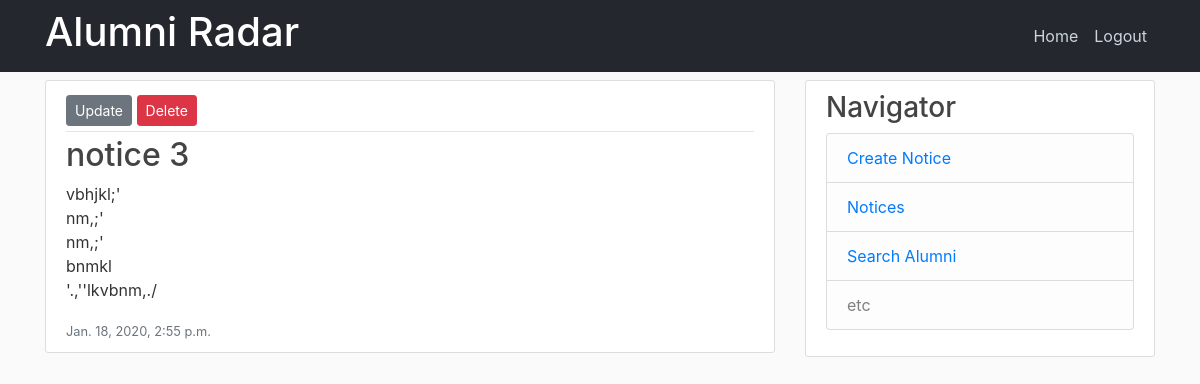
/notice/3/ (signed in), run on the app's committed database.
### base/models.py (models this page shows, shortened)
class Notice(models.Model):
    title = models.CharField(max_length=100)
    content = models.TextField()
    date = models.DateTimeField(auto_now_add=True)

### base/views.py (the view)
# urls.py: path('notice/<int:pk>/', base_view.NoticeDetailView.as_view(), name='notice-detail'),
class NoticeDetailView(LoginRequiredMixin,DetailView):
    template_name = 'base/detail_notice.html'
    model = Notice

### templates/base/detail_notice.html
{% extends "base.html" %}
{% block content %}
<article class="media content-section">
    <div class="media-body">
        {% if user.profile.role == "Directorate" %}
        <div class="article-metadata">
            <div>
                <a class="btn btn-secondary btn-sm mt-1 mb-1" href="{% url 'notice-update' object.id %}">Update</a>
                <a class="btn btn-danger btn-sm mt-1 mb-1" href="{% url 'notice-delete' object.id %}">Delete</a>
            </div>
        </div>
        {% endif %}
        <h2 class="article-title">{{ object.title }}</h2>
        <p class="article-content">{{ object.content }}</p>
        <small class="text-muted">{{ object.date }}</small>
    </div>
</article>
{% endblock content %}

### static/main.css (style rules this page uses)
body { background: #fafafa; color: #333333; margin-top: 5rem; }
h1, h2, h3, h4, h5, h6 { color: #444444; }
.content-section { background: #ffffff; padding: 10px 20px; border: 1px solid #dddddd; border-radius: 3px; margin-bottom: 20px; }
.article-title { color: #444444; }
.article-content { white-space: pre-line; }
.article-metadata { padding-bottom: 1px; margin-bottom: 4px; border-bottom: 1px solid #e3e3e3 }

### data on the page
Notice: title "notice 3", content "vbhjkl;' nm,;' nm,;' bnmkl '.,''lkvbnm,./", date "Jan. 18, 2020, 2:55 p.m."
